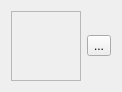
<?xml version="1.0" encoding="UTF-8"?>
<ui version="4.0">
 <class>PropertyEditor</class>
 <widget class="QWidget" name="PropertyEditor">
  <property name="geometry">
   <rect>
    <x>0</x>
    <y>0</y>
    <width>107</width>
    <height>79</height>
   </rect>
  </property>
  <layout class="QHBoxLayout" name="horizontalLayout">
   <item>
    <widget class="QScrollArea" name="scrollArea">
     <property name="widgetResizable">
      <bool>true</bool>
     </property>
     <widget class="QWidget" name="editors">
      <property name="geometry">
       <rect>
        <x>0</x>
        <y>0</y>
        <width>57</width>
        <height>57</height>
       </rect>
      </property>
     </widget>
    </widget>
   </item>
   <item>
    <widget class="QToolButton" name="add_button">
     <property name="text">
      <string>...</string>
     </property>
     <property name="popupMode">
      <enum>QToolButton::InstantPopup</enum>
     </property>
    </widget>
   </item>
  </layout>
 </widget>
 <resources/>
 <connections/>
 <slots>
  <slot>apply()</slot>
  <slot>reset()</slot>
 </slots>
</ui>
